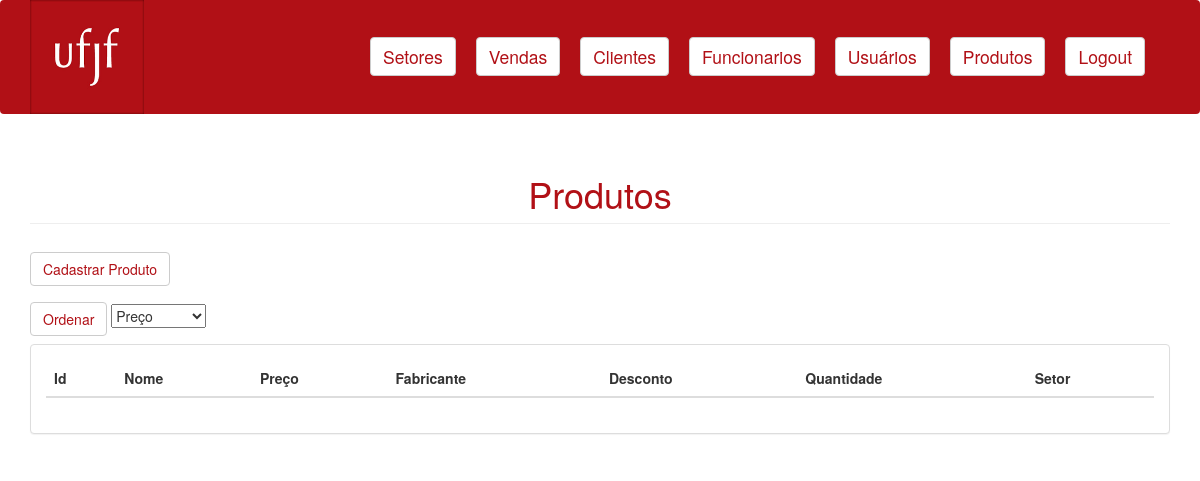
The page /views/produtos/lista-produtos.php (signed in) on the database as committed earlier.
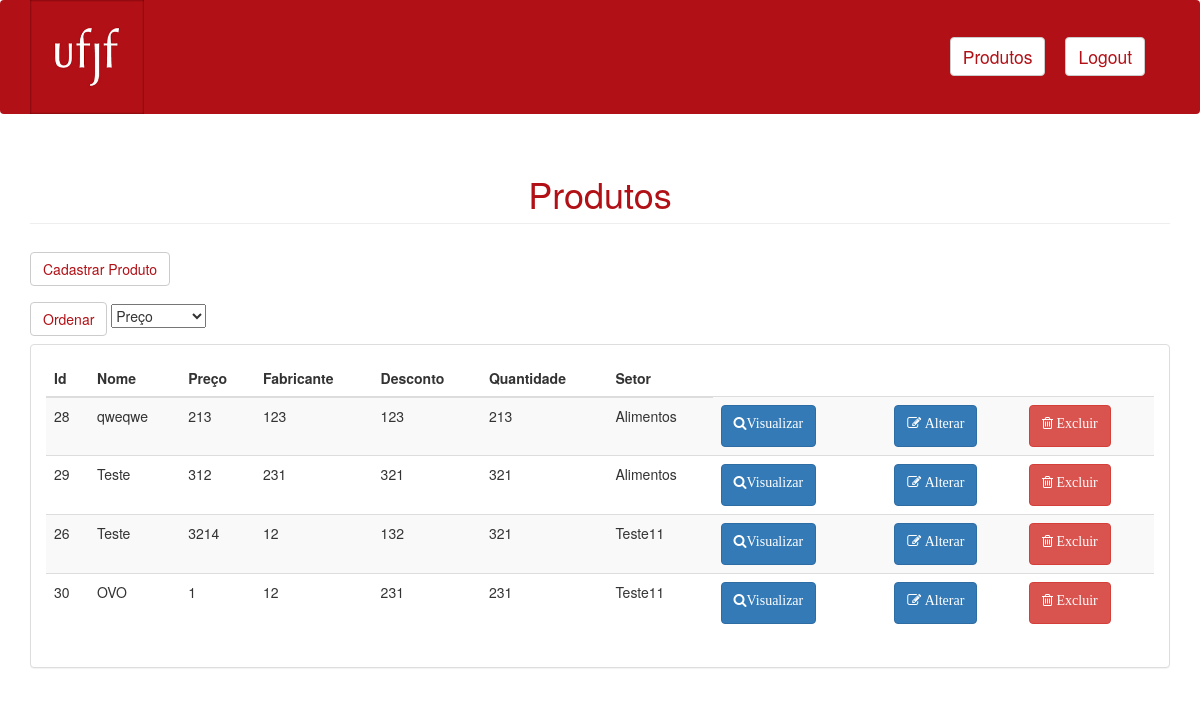
The same page on the database as committed later.
### tables this page shows
CREATE TABLE `produtos` (
  `id` int(10) UNSIGNED NOT NULL,
  `nome` varchar(191) NOT NULL,
  `preco` float NOT NULL,
  `fabricante` varchar(195) NOT NULL,
  `desconto` float NOT NULL,
  `quantidade` int(11) NOT NULL,
  `setor_id` int(11) UNSIGNED NOT NULL
);

CREATE TABLE `setores` (
  `id` int(11) NOT NULL,
  `nome` varchar(195) NOT NULL,
  `administrador_responsavel` varchar(195) NOT NULL,
  `numero_identificacao` int(11) NOT NULL
);

### controllers/produtos/lista-produtos.php (called while the page is built, shortened)
<?php
function listaProdutos($connect, $sort) {
    $produtos = array();
    $query = "SELECT *, produtos.nome as produto_nome, produtos.id as produto_id FROM produtos INNER JOIN setores ON produtos.setor_id = setores.id";
    $result = mysqli_query($connect, $query);
    while($produto = mysqli_fetch_assoc($result)) {
        array_push($produtos, $produto);
    }
    return $produtos;
}

### views/produtos/lista-produtos.php (the view, shortened to what this page needs)
<?php include("../UserHeader.php");
include("../../includes/connect.php");
include("../menu.php");
require('../../controllers/produtos/lista-produtos.php');
if (isset($_GET['sort']))
    $sort = " order by " . $_GET['sort'];
else
    $sort = "";
$produtos = listaProdutos($connect, $sort);
?>
<div class="container">
    <h1 style="color:#b11016" class="page-header">Produtos</h1>
    <a href="cadastrar-produto.php">
        <button style="background-color: #fff; color: #b11016" type="button" class="btn btn-default navbar-btn">
            Cadastrar Produto
        </button>
    </a>
    <form method="get" action="lista-produtos.php">
        <a href="lista-produtos.php">
            <button style="background-color: #fff; color: #b11016" type="submit" class="btn btn-default navbar-btn">
                Ordenar
            </button>
        </a>
        <select name="sort">
            <option value="preco">Preço</option>
        </select>
    </form>
    <div class="row">
        <div class="col-md-12">
            <div class="panel panel-default">
                <div class="panel-body">
                    <div class="table-responsive">
                        <table class="table table-striped">
                            <thead>
                            <tr>
                                <th>Id</th>
                                <th>Nome</th>
                                <th>Preço</th>
                                <th>Fabricante</th>
                                <th>Desconto</th>
                                <th>Quantidade</th>
                                <th>Setor</th>
                            </tr>
                            </thead>
                            <tbody>
                            <?php foreach ($produtos as $produto) : ?>
                                <tr>
                                    <td><?= $produto['produto_id'] ?></td>
                                    <td><?= $produto['produto_nome'] ?></td>
                                    <td><?= $produto['preco'] ?></td>
                                    <td><?= $produto['fabricante'] ?></td>
                                    <td><?= $produto['desconto'] ?></td>
                                    <td><?= $produto['quantidade'] ?></td>
                                    <td><?= $produto['nome'] ?></td>
                                    <td>
                                        <form action="../produtos/visualizar-produto.php" method="get">
                                            <button class="btn btn-primary"><p class="fa fa-search">Visualizar</p>
                                            </button>
                                        </form>
                                    </td>
                                    <td>
                                    <td>
                                        <form action="../produtos/alterar-produto.php" method="get">
                                            <button class="btn btn-primary"><p class="fa fa-edit"> Alterar</p></button>
                                        </form>
                                    </td>
                                    <td>
                                        <form action="../produtos/excluir-produto.php" method="get">
                                            <button class="btn btn-danger"><p class="fa fa-trash-o"> Excluir</p>
                                            </button>
                                        </form>
                                    </td>
                                </tr>
                            <?php endforeach ?>
                            </tbody>
                        </table>
                    </div>
                </div>
            </div>
        </div>
    </div>
</div>

### views/UserHeader.php (shortened to what this page needs)
<!DOCTYPE html>
<html>
	<head>
	    <link href="../../css/bootstrap.css" rel="stylesheet">
	    <link href="../../css/plugins/metisMenu/metisMenu.min.css" rel="stylesheet">
	    <link href="../../css/sb-admin-2.css" rel="stylesheet">
	    <link href="../../css/font-awesome/css/font-awesome.min.css" rel="stylesheet" type="text/css">
	    <link rel="stylesheet" type="text/css" href="../../css/style.css">
	</head>
	<body>

### views/menu.php (shortened to what this page needs)
<header>
    <nav style="background-color: #b11016;" class="navbar navbar-default">
        <div class="container">
            <a href="home.php"><img style="width:10%; height: 10%;" class="img-responsive logo" src="../../css/img/logo.png"
                                    alt="logo"></a>
            <div class="collapse navbar-collapse" id="navbar-links">
                <ul class="nav navbar-nav">
                    <?php
                    if ($_SESSION['categoria'] == 'administrador') {
                        ?>
                        <li>
                            <a href="../setores/lista-setores.php">
                                <button style="background-color: #fff; color: #b11016" type="button"
                                        class="btn btn-default navbar-btn">Setores
                                </button>
                            </a>
                        </li>
                        <li>
                            <a href="../vendas/lista-vendas.php">
                                <button style="background-color: #fff; color: #b11016" type="button"
                                        class="btn btn-default navbar-btn">Vendas
                                </button>
                            </a>
                        </li>
                        <li>
                            <a href="../clientes/lista-clientes.php">
                                <button style="background-color: #fff; color: #b11016" type="button"
                                        class="btn btn-default navbar-btn">Clientes
                                </button>
                            </a>
                        </li>
                        <li>
                            <a href="../funcionarios/lista-funcionarios.php">
                                <button style="background-color: #fff; color: #b11016" type="button"
                                        class="btn btn-default navbar-btn">Funcionarios
                                </button>
                            </a>
                        </li>
                        <li>
                            <a href="../usuarios/lista-usuarios.php">
                                <button style="background-color: #fff; color: #b11016" type="button"
                                        class="btn btn-default navbar-btn">Usuários
                                </button>
                            </a>
                        </li>
                    <?php }
                    if ($_SESSION['categoria'] == 'administrador' || $_SESSION['categoria'] == 'funcionario') {
                        ?>
                    <li>
                        <a href="../produtos/lista-produtos.php">
                            <button style="background-color: #fff; color: #b11016" type="button"
                                    class="btn btn-default navbar-btn">Produtos
                            </button>
                        </a>
                    </li>
                    <li>
                        <a href="../logout.php">
                            <button style="background-color: #fff; color: #b11016" type="button"
                                    class="btn btn-default navbar-btn">Logout
                            </button>
                        </a>
                    </li>
                    <?php } ?>
                </ul>
            </div>
        </div>
    </nav>
</header>

### css/sb-admin-2.css (style rules this page uses)
body { background-color: #f8f8f8; }

### css/style.css (style rules this page uses)
.page-header { text-align: center; }
.logo { float: left; width: 10%; height: 10%; }
body { background-color: #fff; }
.navbar { background-color: #b11016; border: 0; clear: both; }
#navbar-links { float: right; margin-top: 2.5%; }
#navbar-links a { padding: 0 10px; }
#navbar-links button { color: #b11016; font-size: 125%; text-decoration: none; }
.navbar-btn { background-color: #fff; }

Rows that differ between the two databases and show on the page:
added produtos: id "28", nome "qweqwe", preco "213", fabricante "123", desconto "123", quantidade "213", setor.nome "Alimentos"
added produtos: id "29", nome "Teste", preco "312", fabricante "231", desconto "321", quantidade "321", setor.nome "Alimentos"
added produtos: id "26", nome "Teste", preco "3214", fabricante "12", desconto "132", quantidade "321", setor.nome "Teste11"
added produtos: id "30", nome "OVO", preco "1", fabricante "12", desconto "231", quantidade "231", setor.nome "Teste11"
Other text that changed with them:
text no longer shown: "Setores Vendas Clientes Funcionarios Usuários"
